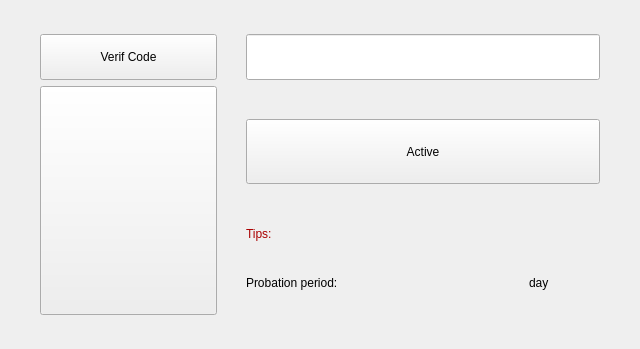
<?xml version="1.0" encoding="UTF-8"?>
<ui version="4.0">
 <class>PermitPageClass</class>
 <widget class="QWidget" name="PermitPageClass">
  <property name="geometry">
   <rect>
    <x>0</x>
    <y>0</y>
    <width>640</width>
    <height>349</height>
   </rect>
  </property>
  <property name="windowTitle">
   <string>Form</string>
  </property>
  <layout class="QGridLayout" name="gridLayout">
   <item row="0" column="0">
    <layout class="QVBoxLayout" name="verticalLayout_3" stretch="1,2,10,1">
     <item>
      <spacer name="verticalSpacer">
       <property name="orientation">
        <enum>Qt::Vertical</enum>
       </property>
       <property name="sizeHint" stdset="0">
        <size>
         <width>20</width>
         <height>40</height>
        </size>
       </property>
      </spacer>
     </item>
     <item>
      <layout class="QHBoxLayout" name="horizontalLayout_3" stretch="1,6,1,12,1">
       <property name="spacing">
        <number>0</number>
       </property>
       <item>
        <spacer name="horizontalSpacer_4">
         <property name="orientation">
          <enum>Qt::Horizontal</enum>
         </property>
         <property name="sizeHint" stdset="0">
          <size>
           <width>40</width>
           <height>20</height>
          </size>
         </property>
        </spacer>
       </item>
       <item>
        <widget class="BtnCtrl" name="serialBtn">
         <property name="sizePolicy">
          <sizepolicy hsizetype="Expanding" vsizetype="Expanding">
           <horstretch>0</horstretch>
           <verstretch>0</verstretch>
          </sizepolicy>
         </property>
         <property name="text">
          <string>Verif Code</string>
         </property>
        </widget>
       </item>
       <item>
        <spacer name="horizontalSpacer_6">
         <property name="orientation">
          <enum>Qt::Horizontal</enum>
         </property>
         <property name="sizeHint" stdset="0">
          <size>
           <width>40</width>
           <height>20</height>
          </size>
         </property>
        </spacer>
       </item>
       <item>
        <widget class="EditCtrl" name="licenseEdit">
         <property name="sizePolicy">
          <sizepolicy hsizetype="Expanding" vsizetype="Expanding">
           <horstretch>0</horstretch>
           <verstretch>0</verstretch>
          </sizepolicy>
         </property>
        </widget>
       </item>
       <item>
        <spacer name="horizontalSpacer_5">
         <property name="orientation">
          <enum>Qt::Horizontal</enum>
         </property>
         <property name="sizeHint" stdset="0">
          <size>
           <width>40</width>
           <height>20</height>
          </size>
         </property>
        </spacer>
       </item>
      </layout>
     </item>
     <item>
      <layout class="QHBoxLayout" name="horizontalLayout_2" stretch="1,6,1,12,1">
       <property name="spacing">
        <number>0</number>
       </property>
       <item>
        <spacer name="horizontalSpacer">
         <property name="orientation">
          <enum>Qt::Horizontal</enum>
         </property>
         <property name="sizeHint" stdset="0">
          <size>
           <width>40</width>
           <height>20</height>
          </size>
         </property>
        </spacer>
       </item>
       <item>
        <layout class="QVBoxLayout" name="verticalLayout" stretch="7">
         <property name="spacing">
          <number>0</number>
         </property>
         <item>
          <widget class="ImgButton" name="permitBtn">
           <property name="sizePolicy">
            <sizepolicy hsizetype="Expanding" vsizetype="Expanding">
             <horstretch>0</horstretch>
             <verstretch>0</verstretch>
            </sizepolicy>
           </property>
           <property name="styleSheet">
            <string notr="true">border-image: url(:/weiduodianzi/ui/Permission.png);</string>
           </property>
           <property name="text">
            <string/>
           </property>
          </widget>
         </item>
        </layout>
       </item>
       <item>
        <spacer name="horizontalSpacer_2">
         <property name="orientation">
          <enum>Qt::Horizontal</enum>
         </property>
         <property name="sizeHint" stdset="0">
          <size>
           <width>40</width>
           <height>20</height>
          </size>
         </property>
        </spacer>
       </item>
       <item>
        <layout class="QVBoxLayout" name="verticalLayout_2" stretch="1,2,1,1,2">
         <property name="spacing">
          <number>0</number>
         </property>
         <item>
          <spacer name="verticalSpacer_6">
           <property name="orientation">
            <enum>Qt::Vertical</enum>
           </property>
           <property name="sizeHint" stdset="0">
            <size>
             <width>20</width>
             <height>40</height>
            </size>
           </property>
          </spacer>
         </item>
         <item>
          <widget class="BtnCtrl" name="registerBtn">
           <property name="sizePolicy">
            <sizepolicy hsizetype="Expanding" vsizetype="Expanding">
             <horstretch>0</horstretch>
             <verstretch>0</verstretch>
            </sizepolicy>
           </property>
           <property name="text">
            <string>Active</string>
           </property>
          </widget>
         </item>
         <item>
          <spacer name="verticalSpacer_7">
           <property name="orientation">
            <enum>Qt::Vertical</enum>
           </property>
           <property name="sizeHint" stdset="0">
            <size>
             <width>20</width>
             <height>40</height>
            </size>
           </property>
          </spacer>
         </item>
         <item>
          <widget class="QLabel" name="labelTips_2">
           <property name="sizePolicy">
            <sizepolicy hsizetype="Expanding" vsizetype="Expanding">
             <horstretch>0</horstretch>
             <verstretch>0</verstretch>
            </sizepolicy>
           </property>
           <property name="layoutDirection">
            <enum>Qt::LeftToRight</enum>
           </property>
           <property name="styleSheet">
            <string notr="true">color: rgb(170, 0, 0);</string>
           </property>
           <property name="text">
            <string>Tips:</string>
           </property>
          </widget>
         </item>
         <item>
          <layout class="QHBoxLayout" name="horizontalLayout" stretch="2,2,1">
           <item>
            <widget class="QLabel" name="label1">
             <property name="sizePolicy">
              <sizepolicy hsizetype="Expanding" vsizetype="Expanding">
               <horstretch>0</horstretch>
               <verstretch>0</verstretch>
              </sizepolicy>
             </property>
             <property name="text">
              <string>Probation period:</string>
             </property>
            </widget>
           </item>
           <item>
            <widget class="QLabel" name="labelDay">
             <property name="sizePolicy">
              <sizepolicy hsizetype="Expanding" vsizetype="Expanding">
               <horstretch>0</horstretch>
               <verstretch>0</verstretch>
              </sizepolicy>
             </property>
             <property name="layoutDirection">
              <enum>Qt::LeftToRight</enum>
             </property>
             <property name="styleSheet">
              <string notr="true">color: rgb(170, 0, 0);</string>
             </property>
             <property name="text">
              <string/>
             </property>
            </widget>
           </item>
           <item>
            <widget class="QLabel" name="label">
             <property name="sizePolicy">
              <sizepolicy hsizetype="Expanding" vsizetype="Expanding">
               <horstretch>0</horstretch>
               <verstretch>0</verstretch>
              </sizepolicy>
             </property>
             <property name="text">
              <string>day</string>
             </property>
            </widget>
           </item>
          </layout>
         </item>
        </layout>
       </item>
       <item>
        <spacer name="horizontalSpacer_3">
         <property name="orientation">
          <enum>Qt::Horizontal</enum>
         </property>
         <property name="sizeHint" stdset="0">
          <size>
           <width>40</width>
           <height>20</height>
          </size>
         </property>
        </spacer>
       </item>
      </layout>
     </item>
     <item>
      <spacer name="verticalSpacer_2">
       <property name="orientation">
        <enum>Qt::Vertical</enum>
       </property>
       <property name="sizeHint" stdset="0">
        <size>
         <width>20</width>
         <height>40</height>
        </size>
       </property>
      </spacer>
     </item>
    </layout>
   </item>
  </layout>
 </widget>
 <customwidgets>
  <customwidget>
   <class>EditCtrl</class>
   <extends>QLineEdit</extends>
   <header>editctrl.h</header>
  </customwidget>
  <customwidget>
   <class>BtnCtrl</class>
   <extends>QPushButton</extends>
   <header>btnctrl.h</header>
  </customwidget>
  <customwidget>
   <class>ImgButton</class>
   <extends>QPushButton</extends>
   <header>imgbutton.h</header>
  </customwidget>
 </customwidgets>
 <resources>
  <include location="weiduodianzi.qrc"/>
 </resources>
 <connections/>
</ui>
